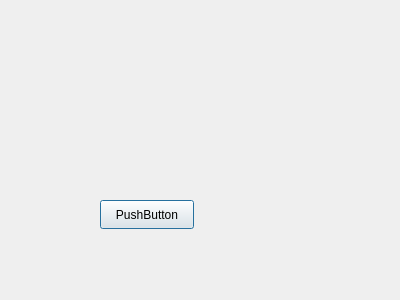
<?xml version="1.0" encoding="UTF-8"?>
<ui version="4.0">
 <class>SecDialog</class>
 <widget class="QDialog" name="SecDialog">
  <property name="geometry">
   <rect>
    <x>0</x>
    <y>0</y>
    <width>400</width>
    <height>300</height>
   </rect>
  </property>
  <property name="windowTitle">
   <string>Dialog</string>
  </property>
  <widget class="QPushButton" name="pushButton">
   <property name="geometry">
    <rect>
     <x>100</x>
     <y>200</y>
     <width>94</width>
     <height>29</height>
    </rect>
   </property>
   <property name="text">
    <string>PushButton</string>
   </property>
  </widget>
 </widget>
 <resources/>
 <connections/>
</ui>
